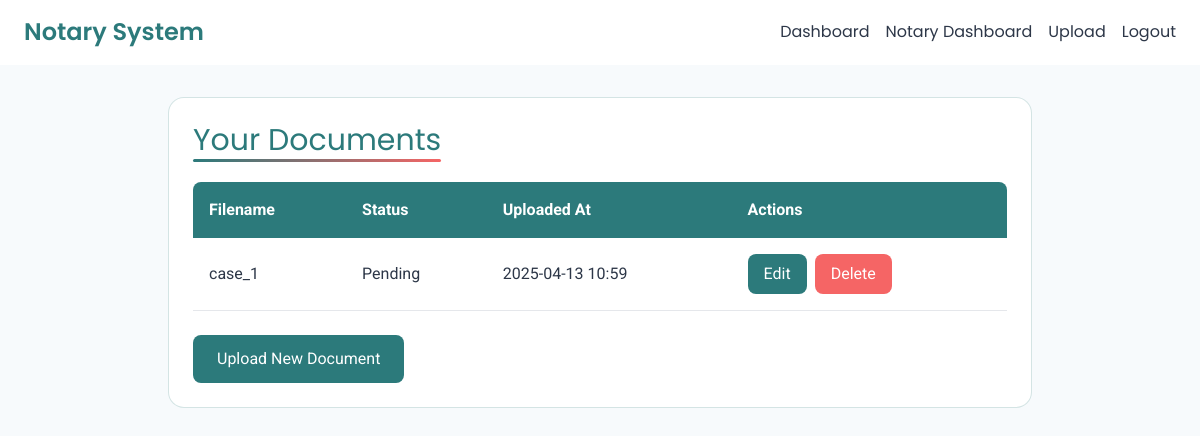
Page /dashboard (signed in) on the committed database.
### app/models.py (models this page shows)
class Document(db.Model):
    id = db.Column(db.Integer, primary_key=True)
    filename = db.Column(db.String(256), nullable=False)
    filepath = db.Column(db.String(512), nullable=False)
    status = db.Column(db.String(50), default='pending')
    uploaded_at = db.Column(db.DateTime, default=datetime.utcnow)
    user_id = db.Column(db.Integer, db.ForeignKey('user.id'), nullable=False)
    notary_id = db.Column(db.Integer, db.ForeignKey('user.id'), nullable=True)

### app/routes/document.py (the view)
@bp.route('/dashboard')
@login_required
def dashboard():
    documents = Document.query.filter_by(user_id=current_user.id).all()
    return render_template('dashboard.html', documents=documents)

### app/__init__.py (called while the page is built)
def create_app():
    app = Flask(__name__)
    app.config.from_object(Config)
    db.init_app(app)
    login_manager.init_app(app)
    login_manager.login_view = 'auth.login'
    from app.models import User
    @login_manager.user_loader
    def load_user(user_id):
        return User.query.get(int(user_id))
    os.makedirs(app.config['UPLOAD_FOLDER'], exist_ok=True)
    from app.routes import auth, document, notary
    app.register_blueprint(auth.bp)
    app.register_blueprint(document.bp)
    app.register_blueprint(notary.bp)
    with app.app_context():
        db.create_all()
    return app

### app/templates/dashboard.html
{% extends "base.html" %}
{% block content %}
<div class="card bg-white p-6 rounded-2xl border border-teal/20">
    <h2 class="text-3xl font-poppins text-teal mb-6">Your Documents</h2>
    {% if documents %}
        <div class="overflow-x-auto">
            <table class="w-full text-left">
                <thead>
                    <tr class="bg-teal text-white">
                        <th class="p-4 rounded-tl-lg">Filename</th>
                        <th class="p-4">Status</th>
                        <th class="p-4">Uploaded At</th>
                        <th class="p-4 rounded-tr-lg">Actions</th>
                    </tr>
                </thead>
                <tbody>
                    {% for doc in documents %}
                    <tr class="table-row border-b border-light-gray/20">
                        <td class="p-4">{{ doc.filename }}</td>
                        <td class="p-4 capitalize">{{ doc.status }}</td>
                        <td class="p-4">{{ doc.uploaded_at.strftime('%Y-%m-%d %H:%M') }}</td>
                        <td class="p-4 flex space-x-2">
                            <a href="{{ url_for('document.edit', document_id=doc.id) }}" class="bg-teal text-white px-4 py-2 rounded-lg hover:bg-coral transition-colors">Edit</a>
                            <form action="{{ url_for('document.delete', document_id=doc.id) }}" method="POST">
                                <button type="submit" class="bg-coral text-white px-4 py-2 rounded-lg hover:bg-gold transition-colors" onclick="return confirm('Are you sure you want to delete this document?')">Delete</button>
                            </form>
                        </td>
                    </tr>
                    {% endfor %}
                </tbody>
            </table>
        </div>
    {% else %}
        <p class="text-light-gray">No documents uploaded yet.</p>
    {% endif %}
    <a href="{{ url_for('document.upload') }}" class="btn-primary inline-block bg-teal text-white px-6 py-3 rounded-lg mt-6 hover:bg-coral transition-colors">Upload New Document</a>
</div>
{% endblock %}

### app/static/css/style.css (style rules this page uses)
body { background-image: url('/static/images/inaki-del-olmo-NIJuEQw0RKg-unsplash.jpg'); background-size: cover; background-position: center; background-repeat: no-repeat; background-attachment: fixed; font-family: 'Roboto', sans-serif; color: #2D3748; min-height: 100vh; position: relative; }
body::before { content: ''; position: absolute; top: 0; left: 0; width: 100%; height: 100%; z-index: -1; }
.card { animation: fadeIn 0.6s ease-out; transition: transform 0.3s, box-shadow 0.3s; }
h2 { position: relative; display: inline-block; }
h2::after { content: ''; position: absolute; bottom: -4px; left: 0; width: 100%; height: 3px; background: linear-gradient(90deg, #2C7A7B, #F56565); border-radius: 2px; }

### rows in the picture
Document: filename "case_1", status "Pending", uploaded_at "2025-04-13 10:59"
